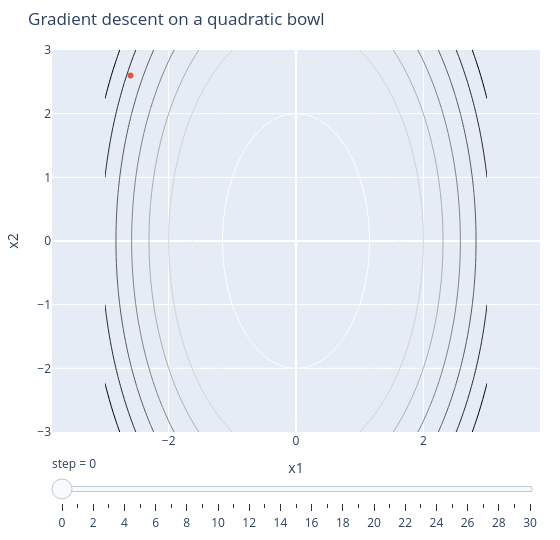

Notebook code cell kept with this figure:
### Markdown cell above
## 二次形式上の勾配降下(インタラクティブ)

異方的な二次の谷 $f(x) = \tfrac12 x^\top A x - b^\top x$ の等高線上で、勾配降下がどう最小へ向かうか。スライダーで 1 ステップずつ辿れる。

### Code cell
import plotly.io as pio
from la_book import plotting as viz

pio.renderers.default = "plotly_mimetype+notebook_connected"
fig = viz.plotly_gradient_descent_quadratic()
fig.show()

### Figure 1 — Plotly figure (JSON) as saved in the notebook; plotly's stock layout.template omitted (floating-point values rounded to 4 significant figures; data arrays with more than 128 entries replaced by an {"elided": "..."} marker saying what was removed)
{"data": [{"colorscale": [[0.0, "rgb(255,255,255)"], [0.125, "rgb(240,240,240)"], [0.25, "rgb(217,217,217)"], [0.375, "rgb(189,189,189)"], [0.5, "rgb(150,150,150)"], [0.625, "rgb(115,115,115)"], [0.75, "rgb(82,82,82)"], [0.875, "rgb(37,37,37)"], [1.0, "rgb(0,0,0)"]], "contours": {"coloring": "lines"}, "line": {"width": 1}, "showscale": false, "type": "contour", "x": [-3.0, -2.898, -2.797, -2.695, -2.593, -2.492, -2.39, -2.288, -2.186, -2.085, -1.983, -1.881, -1.78, -1.678, -1.576, -1.475, -1.373, -1.271, -1.169, -1.068, -0.9661, -0.8644, -0.7627, -0.661, -0.5593, -0.4576, -0.3559, -0.2542, -0.1525, -0.05085, 0.05085, 0.1525, 0.2542, 0.3559, 0.4576, 0.5593, 0.661, 0.7627, 0.8644, 0.9661, 1.068, 1.169, 1.271, 1.373, 1.475, 1.576, 1.678, 1.78, 1.881, 1.983, 2.085, 2.186, 2.288, 2.39, 2.492, 2.593, 2.695, 2.797, 2.898, 3.0], "y": [-3.0, -2.898, -2.797, -2.695, -2.593, -2.492, -2.39, -2.288, -2.186, -2.085, -1.983, -1.881, -1.78, -1.678, -1.576, -1.475, -1.373, -1.271, -1.169, -1.068, -0.9661, -0.8644, -0.7627, -0.661, -0.5593, -0.4576, -0.3559, -0.2542, -0.1525, -0.05085, 0.05085, 0.1525, 0.2542, 0.3559, 0.4576, 0.5593, 0.661, 0.7627, 0.8644, 0.9661, 1.068, 1.169, 1.271, 1.373, 1.475, 1.576, 1.678, 1.78, 1.881, 1.983, 2.085, 2.186, 2.288, 2.39, 2.492, 2.593, 2.695, 2.797, 2.898, 3.0], "z": {"elided": "60x60 float values"}}, {"mode": "lines+markers", "name": "GD path", "type": "scatter", "x": [-2.6], "y": [2.6]}], "layout": {"height": 540, "margin": {"b": 40, "l": 50, "r": 20, "t": 50}, "sliders": [{"currentvalue": {"prefix": "step = "}, "steps": [{"args": [["0"], {"frame": {"duration": 0, "redraw": true}, "mode": "immediate"}], "label": "0", "method": "animate"}, {"args": [["1"], {"frame": {"duration": 0, "redraw": true}, "mode": "immediate"}], "label": "1", "method": "animate"}, {"args": [["2"], {"frame": {"duration": 0, "redraw": true}, "mode": "immediate"}], "label": "2", "method": "animate"}, {"args": [["3"], {"frame": {"duration": 0, "redraw": true}, "mode": "immediate"}], "label": "3", "method": "animate"}, {"args": [["4"], {"frame": {"duration": 0, "redraw": true}, "mode": "immediate"}], "label": "4", "method": "animate"}, {"args": [["5"], {"frame": {"duration": 0, "redraw": true}, "mode": "immediate"}], "label": "5", "method": "animate"}, {"args": [["6"], {"frame": {"duration": 0, "redraw": true}, "mode": "immediate"}], "label": "6", "method": "animate"}, {"args": [["7"], {"frame": {"duration": 0, "redraw": true}, "mode": "immediate"}], "label": "7", "method": "animate"}, {"args": [["8"], {"frame": {"duration": 0, "redraw": true}, "mode": "immediate"}], "label": "8", "method": "animate"}, {"args": [["9"], {"frame": {"duration": 0, "redraw": true}, "mode": "immediate"}], "label": "9", "method": "animate"}, {"args": [["10"], {"frame": {"duration": 0, "redraw": true}, "mode": "immediate"}], "label": "10", "method": "animate"}, {"args": [["11"], {"frame": {"duration": 0, "redraw": true}, "mode": "immediate"}], "label": "11", "method": "animate"}, {"args": [["12"], {"frame": {"duration": 0, "redraw": true}, "mode": "immediate"}], "label": "12", "method": "animate"}, {"args": [["13"], {"frame": {"duration": 0, "redraw": true}, "mode": "immediate"}], "label": "13", "method": "animate"}, {"args": [["14"], {"frame": {"duration": 0, "redraw": true}, "mode": "immediate"}], "label": "14", "method": "animate"}, {"args": [["15"], {"frame": {"duration": 0, "redraw": true}, "mode": "immediate"}], "label": "15", "method": "animate"}, {"args": [["16"], {"frame": {"duration": 0, "redraw": true}, "mode": "immediate"}], "label": "16", "method": "animate"}, {"args": [["17"], {"frame": {"duration": 0, "redraw": true}, "mode": "immediate"}], "label": "17", "method": "animate"}, {"args": [["18"], {"frame": {"duration": 0, "redraw": true}, "mode": "immediate"}], "label": "18", "method": "animate"}, {"args": [["19"], {"frame": {"duration": 0, "redraw": true}, "mode": "immediate"}], "label": "19", "method": "animate"}, {"args": [["20"], {"frame": {"duration": 0, "redraw": true}, "mode": "immediate"}], "label": "20", "method": "animate"}, {"args": [["21"], {"frame": {"duration": 0, "redraw": true}, "mode": "immediate"}], "label": "21", "method": "animate"}, {"args": [["22"], {"frame": {"duration": 0, "redraw": true}, "mode": "immediate"}], "label": "22", "method": "animate"}, {"args": [["23"], {"frame": {"duration": 0, "redraw": true}, "mode": "immediate"}], "label": "23", "method": "animate"}, {"args": [["24"], {"frame": {"duration": 0, "redraw": true}, "mode": "immediate"}], "label": "24", "method": "animate"}, {"args": [["25"], {"frame": {"duration": 0, "redraw": true}, "mode": "immediate"}], "label": "25", "method": "animate"}, {"args": [["26"], {"frame": {"duration": 0, "redraw": true}, "mode": "immediate"}], "label": "26", "method": "animate"}, {"args": [["27"], {"frame": {"duration": 0, "redraw": true}, "mode": "immediate"}], "label": "27", "method": "animate"}, {"args": [["28"], {"frame": {"duration": 0, "redraw": true}, "mode": "immediate"}], "label": "28", "method": "animate"}, {"args": [["29"], {"frame": {"duration": 0, "redraw": true}, "mode": "immediate"}], "label": "29", "method": "animate"}, {"args": [["30"], {"frame": {"duration": 0, "redraw": true}, "mode": "immediate"}], "label": "30", "method": "animate"}]}], "title": {"text": "Gradient descent on a quadratic bowl"}, "width": 560, "xaxis": {"title": {"text": "x1"}}, "yaxis": {"scaleanchor": "x", "title": {"text": "x2"}}}}
